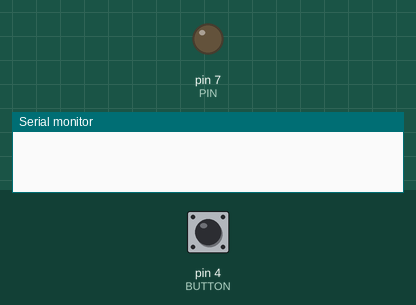
Bench run of a sketch on a simulated Arduino Uno, built with avr-gcc and run on an emulated ATmega328P. Shown: output pins drawn as LEDs (lit = HIGH), the last lines printed to the serial monitor. Dashed ring = blinking. The test bench sets the inputs (shaded band); at power-on: pin 4 (BUTTON) LOW.

Above: at 1.2 s.
1.3 s: pin 4 (BUTTON) pulled HIGH for 0.15 s
At 1.55 s:
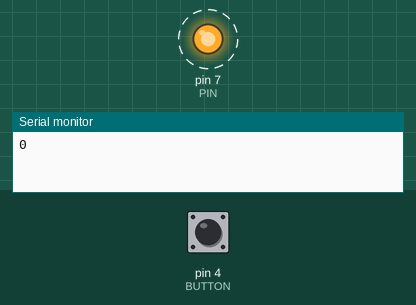
4.3 s: pin 4 (BUTTON) pulled HIGH for 1 s
At 6.2 s:
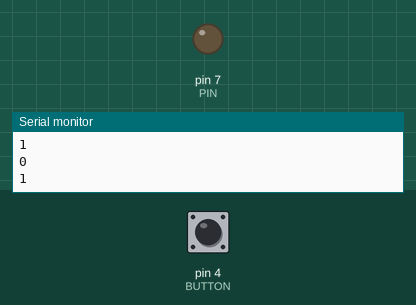
7.3 s: pin 4 (BUTTON) pulled HIGH for 3.2 s
At 7.6 s:
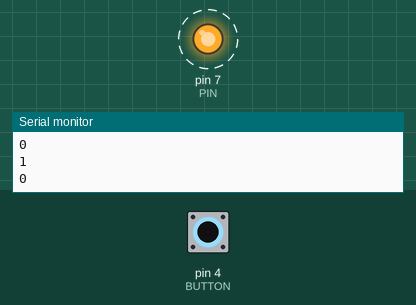
Timing chart, 0 to 12.0 s (numbered marks = the images above; inputs shaded):
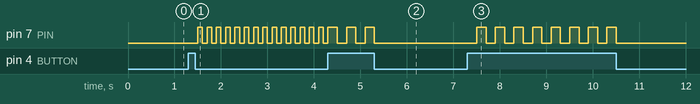

Measured:
- after the input at 1.3 s, pin 7 (PIN): alternates HIGH for 0.10 s and LOW for 0.10 s, starting after 0.20 s
- after the input at 4.3 s, pin 7 (PIN): alternates HIGH for 0.20 s and LOW for 0.20 s, 5 changes in all, then stays LOW, starting after 0.20 s
- after the input at 7.3 s, pin 7 (PIN): alternates HIGH for 0.20 s and LOW for 0.20 s, 16 changes in all, then stays LOW, starting after 0.20 s

The sketch:

BLINKING_OFF.ino
```cpp
int PIN = 7;
int BUTTON = 4;
bool SWITCH = true;

void setup() {
  pinMode(PIN, OUTPUT);
  pinMode(BUTTON, INPUT);
  Serial.begin(9600);
}

void loop() {
  if(digitalRead(BUTTON) == HIGH){
    SWITCH = !SWITCH;
    Serial.println(SWITCH);
    delay(100);
  }

  if(SWITCH == true){
    digitalWrite(PIN, LOW);
  }else{
    digitalWrite(PIN, LOW);
    delay(100);
    digitalWrite(PIN, HIGH);
    delay(100);
  }

}
```
